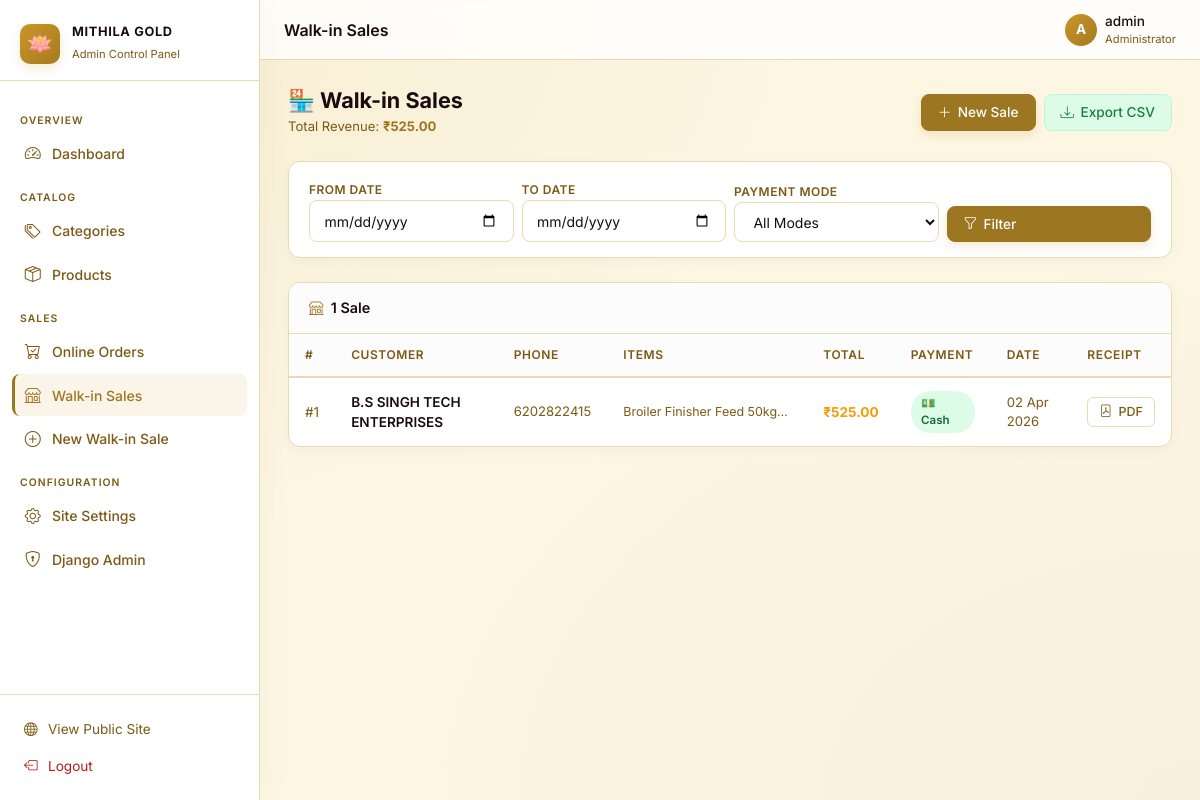
Screenshot of /dashboard/sales/ (signed in) with the database file from the repository.
### store/models.py (models this page shows, shortened)
class SalesRecord(models.Model):
    PAYMENT_CASH = 'Cash'
    PAYMENT_UPI = 'UPI'
    PAYMENT_BANK = 'Bank Transfer'
    PAYMENT_CHOICES = [
        (PAYMENT_CASH, 'Cash'),
        (PAYMENT_UPI, 'UPI'),
        (PAYMENT_BANK, 'Bank Transfer'),
    ]
    customer_name = models.CharField(max_length=200)
    customer_phone = models.CharField(max_length=15)
    customer_address = models.TextField(blank=True)
    total_amount = models.DecimalField(max_digits=12, decimal_places=2)
    gst_amount = models.DecimalField(max_digits=10, decimal_places=2, default=0)
    payment_mode = models.CharField(max_length=20, choices=PAYMENT_CHOICES, default=PAYMENT_CASH)
    date = models.DateField(default=timezone.now)
    notes = models.TextField(blank=True)
    added_by = models.ForeignKey(User, on_delete=models.SET_NULL, null=True, blank=True)
    created_at = models.DateTimeField(auto_now_add=True)
    class Meta:
        ordering = ['-date', '-created_at']

class SalesItem(models.Model):
    sales_record = models.ForeignKey(SalesRecord, on_delete=models.CASCADE, related_name='items')
    product_name = models.CharField(max_length=200)
    quantity = models.PositiveIntegerField(default=1)
    unit_price = models.DecimalField(max_digits=10, decimal_places=2)

### store/views.py (the view, shortened to what this page needs)
# urls.py: path('dashboard/sales/', views.admin_sales_list, name='admin_sales_list'),
@login_required
def admin_sales_list(request):
    if not request.user.is_staff:
        return render(request, 'admin_custom/access_denied.html', status=403)
    sales = SalesRecord.objects.prefetch_related('items').all()
    date_from = request.GET.get('date_from', '')
    date_to = request.GET.get('date_to', '')
    payment = request.GET.get('payment', '')
    if date_from:
        sales = sales.filter(date__gte=date_from)
    if date_to:
        sales = sales.filter(date__lte=date_to)
    if payment:
        sales = sales.filter(payment_mode=payment)
    total_revenue = sales.aggregate(total=Sum('total_amount'))['total'] or 0
    context = {
        'sales': sales,
        'total_revenue': total_revenue,
        'payment_choices': SalesRecord.PAYMENT_CHOICES,
        'page_title': 'Sales Records',
    }
    return render(request, 'admin_custom/sales_list.html', context)

### store/context_processors.py (called while the page is built)
def site_settings(request):
    return {'site_settings': SiteSettings.get_settings()}

def cart_count(request):
    cart = request.session.get('cart', {})
    count = sum(item.get('quantity', 0) for item in cart.values())
    return {'cart_count': count}

def categories_processor(request):
    return {'categories': Category.objects.all()}

### store/models.py (called while the page is built)
    @classmethod
    def get_settings(cls):
        obj, _ = cls.objects.get_or_create(pk=1)
        return obj

### templates/admin_custom/sales_list.html (shortened to what this page needs)
{% extends 'admin_custom/base_admin.html' %}
{% block page_heading %}Walk-in Sales{% endblock %}
{% block content %}
<div class="adm-page-header">
  <div>
    <h1>🏪 Walk-in Sales</h1>
    <p>Total Revenue: <strong style="color:var(--admin-accent)">₹{{ total_revenue|floatformat:2 }}</strong></p>
  </div>
  <div style="display:flex;gap:.5rem;flex-wrap:wrap">
    <a href="{% url 'store:admin_sales_add' %}" class="adm-btn adm-btn-primary">
      <i class="bi bi-plus-lg"></i> New Sale
    </a>
    <a href="?export=csv"
       class="adm-btn adm-btn-success">
      <i class="bi bi-download"></i> Export CSV
    </a>
  </div>
</div>
<div class="adm-card mb-4">
  <div class="adm-card-body" style="padding:.9rem 1.25rem">
    <form method="get" class="row g-2 align-items-end">
      <div class="col-sm-6 col-md-3">
        <label style="font-size:.75rem;font-weight:600;color:var(--admin-muted);text-transform:uppercase;letter-spacing:.04em">From Date</label>
        <input type="date" name="date_from" value="{{ request.GET.date_from }}" class="adm-input">
      </div>
      <div class="col-sm-6 col-md-3">
        <label style="font-size:.75rem;font-weight:600;color:var(--admin-muted);text-transform:uppercase;letter-spacing:.04em">To Date</label>
        <input type="date" name="date_to" value="{{ request.GET.date_to }}" class="adm-input">
      </div>
      <div class="col-sm-6 col-md-3">
        <label style="font-size:.75rem;font-weight:600;color:var(--admin-muted);text-transform:uppercase;letter-spacing:.04em">Payment Mode</label>
        <select name="payment" class="adm-select">
          <option value="">All Modes</option>
        </select>
      </div>
      <div class="col-sm-6 col-md-3">
        <button type="submit" class="adm-btn adm-btn-primary" style="width:100%">
          <i class="bi bi-funnel"></i> Filter
        </button>
      </div>
    </form>
  </div>
</div>
<div class="adm-card">
  <div class="adm-card-header">
    <span><i class="bi bi-shop" style="color:var(--admin-accent)"></i> &nbsp;{{ sales|length }} Sale{{ sales|length|pluralize }}</span>
  </div>
  <div style="overflow-x:auto">
    {% if sales %}
    <table class="adm-table">
      <thead>
        <tr>
          <th>#</th>
          <th>Customer</th>
          <th>Phone</th>
          <th>Items</th>
          <th>Total</th>
          <th>Payment</th>
          <th>Date</th>
          <th>Receipt</th>
        </tr>
      </thead>
      <tbody>
        {% for record in sales %}
        <tr>
          <td style="color:var(--admin-muted)">#{{ record.pk }}</td>
          <td style="font-weight:600">{{ record.customer_name }}</td>
          <td style="color:var(--admin-muted);font-size:.82rem">{{ record.customer_phone }}</td>
          <td style="max-width:200px">
            <div style="font-size:.78rem;color:var(--admin-muted);overflow:hidden;text-overflow:ellipsis;white-space:nowrap">
              {% for item in record.items.all %}
                {{ item.product_name }} ×{{ item.quantity }}{% if not forloop.last %}, {% endif %}
              {% empty %}— No items{% endfor %}
            </div>
          </td>
          <td style="font-weight:700;color:#f59e0b">₹{{ record.total_amount }}</td>
          <td>
            {% if record.payment_mode == 'Cash' %}<span class="adm-badge green">💵 Cash</span>
            {% elif record.payment_mode == 'UPI' %}<span class="adm-badge blue">📱 UPI</span>
            {% else %}<span class="adm-badge purple">🏦 Bank</span>
            {% endif %}
          </td>
          <td style="font-size:.82rem;color:var(--admin-muted)">{{ record.date|date:"d M Y" }}</td>
          <td>
            <a href="{% url 'store:sales_receipt_pdf' record.pk %}" class="adm-btn adm-btn-ghost adm-btn-sm" target="_blank">
              <i class="bi bi-file-pdf"></i> PDF
            </a>
          </td>
        </tr>
        {% endfor %}
      </tbody>
    </table>
    {% endif %}
  </div>
</div>
{% endblock %}

### templates/admin_custom/base_admin.html (shortened to what this page needs)
{% load static %}
<!DOCTYPE html>
<html lang="en">
<head>
  <link href="https://cdn.jsdelivr.net/npm/bootstrap@5.3.2/dist/css/bootstrap.min.css" rel="stylesheet">
  <link href="https://cdn.jsdelivr.net/npm/bootstrap-icons@1.11.3/font/bootstrap-icons.css" rel="stylesheet">
</head>
<body>
<aside class="adm-sidebar" id="adminSidebar">
  <div class="adm-sidebar-header">
    <div class="adm-logo-ring">🪷</div>
    <div class="adm-brand">
      <h6>Mithila Gold</h6>
      <span>Admin Control Panel</span>
    </div>
  </div>
  <nav class="adm-nav">
    <div class="adm-nav-section">Overview</div>
    <a href="{% url 'store:admin_dashboard' %}" class="{% if request.resolver_match.url_name == 'admin_dashboard' %}active{% endif %}">
      <i class="bi bi-speedometer2"></i> Dashboard
    </a>
    <div class="adm-nav-section">Catalog</div>
    <a href="{% url 'store:admin_categories_list' %}" class="{% if 'admin_categories' in request.resolver_match.url_name %}active{% endif %}">
      <i class="bi bi-tags"></i> Categories
    </a>
    <a href="{% url 'store:admin_products_list' %}" class="{% if 'admin_products' in request.resolver_match.url_name %}active{% endif %}">
      <i class="bi bi-box-seam"></i> Products
    </a>
    <div class="adm-nav-section">Sales</div>
    <a href="{% url 'store:admin_orders_list' %}" class="{% if 'admin_order' in request.resolver_match.url_name %}active{% endif %}">
      <i class="bi bi-cart-check"></i> Online Orders
    </a>
    <a href="{% url 'store:admin_sales_list' %}" class="{% if request.resolver_match.url_name == 'admin_sales_list' %}active{% endif %}">
      <i class="bi bi-shop"></i> Walk-in Sales
    </a>
    <a href="{% url 'store:admin_sales_add' %}" class="{% if request.resolver_match.url_name == 'admin_sales_add' %}active{% endif %}">
      <i class="bi bi-plus-circle"></i> New Walk-in Sale
    </a>
    <div class="adm-nav-section">Configuration</div>
    <a href="{% url 'store:admin_settings' %}" class="{% if request.resolver_match.url_name == 'admin_settings' %}active{% endif %}">
      <i class="bi bi-gear"></i> Site Settings
    </a>
    <a href="/admin/" target="_blank">
      <i class="bi bi-shield-lock"></i> Django Admin
    </a>
  </nav>
  <div class="adm-sidebar-footer">
    <a href="{% url 'store:home' %}">
      <i class="bi bi-globe"></i> View Public Site
    </a>
    <form action="{% url 'store:logout' %}" method="post" style="margin:0">
      <button type="submit" style="background:none;border:none;width:100%;text-align:left;padding:0">
        <a href="#" onclick="this.closest('form').submit();return false;" style="color:var(--admin-red)">
          <i class="bi bi-box-arrow-left"></i> Logout
        </a>
      </button>
    </form>
  </div>
</aside>
<div class="adm-main">
  <header class="adm-topbar">
    <div class="d-flex align-items-center gap-3">
      <span class="page-heading">{% block page_heading %}Admin Panel{% endblock %}</span>
    </div>
    <div class="adm-user">
      <div class="adm-user-avatar">{{ user.first_name|default:user.username|slice:":1"|upper }}</div>
      <div class="d-none d-sm-block">
        <div class="adm-user-name">{{ user.first_name|default:user.username }}</div>
        <div class="adm-user-role">Administrator</div>
      </div>
    </div>
  </header>
  <main class="adm-content">
    {% block content %}{% endblock %}
  </main>
</div>
</body>
</html>

### rows the page displays
SalesRecord: pk "1", customer_name "B.S SINGH TECH ENTERPRISES", customer_phone "6202822415", total_amount "525.00", payment_mode "💵 Cash", date "02 Apr 2026"
SalesItem: product_name "Broiler Finisher Feed 50kg…"

### other values shown
{{ user.first_name|default:user.username|slice:":1"|upper }} "A"
{{ user.first_name|default:user.username }} "admin"
{{ total_revenue|floatformat:2 }} "525.00"
{{ sales|length }} "1"
